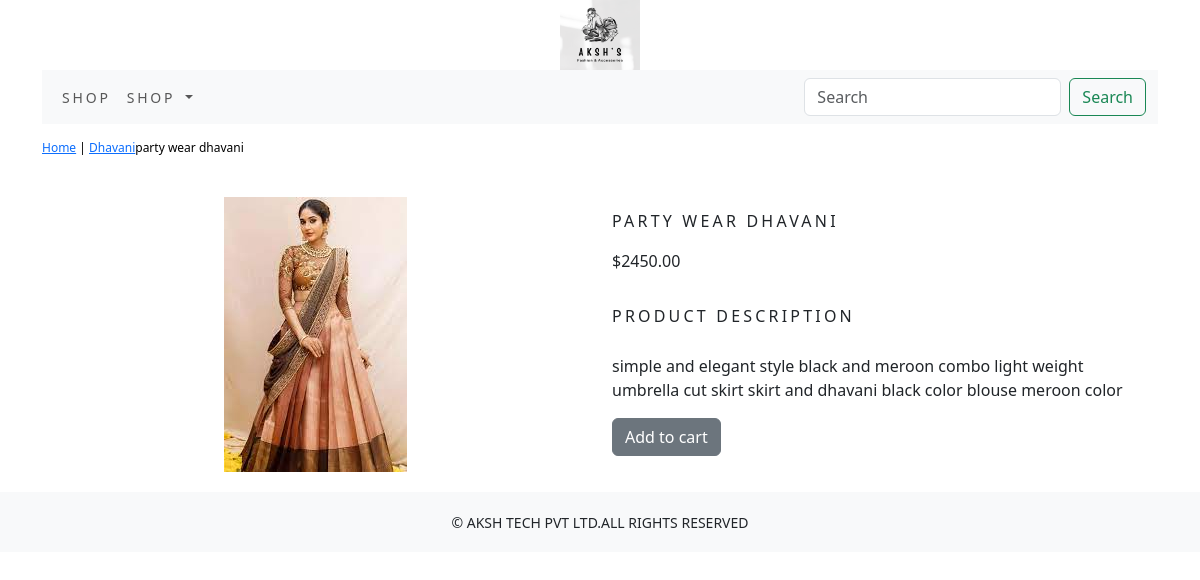
The page /shop/dhavani/party-wear-dhavani/ on the database its author committed.
### shop/models.py (models this page shows, shortened)
class Product(models.Model):
    name=models.CharField(max_length=250,unique=True)
    slug=models.SlugField(max_length=250,unique=True)
    description=models.TextField(blank=True)
    price=models.DecimalField(max_digits=10,decimal_places=2)
    category=models.ForeignKey(Category,on_delete=models.CASCADE)
    image=models.ImageField(upload_to='product',blank=True)
    stock=models.IntegerField()
    available=models.BooleanField(default=True)
    created=models.DateTimeField(auto_now=True)
    updated=models.DateTimeField(auto_now=True)
    def get_url(self):
        return reverse('shop:prodCatDetail',args=[self.category.slug,self.slug])
    class Meta:
            ordering=('name',)
            verbose_name='product'
            verbose_name_plural='products'

class Category(models.Model):
    name=models.CharField(max_length=250,unique=True)
    slug=models.SlugField(max_length=250,unique=True)
    description=models.TextField(blank=True)
    image=models.ImageField(upload_to='category',blank=True)
    class Meta:
        ordering=('name',)
        verbose_name='category'
        verbose_name_plural='categories'
    def get_url(self):
        return reverse('shop:products_by_category',args=[self.slug])
    def __str__(self):
      return   '{}'.format(self.name)

### shop/views.py (the view)
# urls.py: path('<slug:c_slug>/<slug:product_slug>/', views.ProDetail, name='prodCatDetail'),
def ProDetail(request,c_slug,product_slug):
      try:
          product=Product.objects.get(category__slug=c_slug,slug=product_slug)
      except Exception as e:
                            raise e
      return render(request,'product.html',{'product':product})

### cart/context_processors.py (called while the page is built)
def counter(request):
    item_count=0
    if 'admin' in request.path:
        return {}
    else:
        try:
            cart=Cart.objects.filter(cart_id=_cart_id(request))
            car_items=CartItem.objects.all().filter(cart=cart[:1])
            for cart_item in car_items:
                item_count += cart_item.quantity
        except Cart.DoesNotExist:
            item_count =0
    return dict(item_count=item_count)

### cart/views.py (called while the page is built)
def _cart_id(request):
    cart=request.session.session_key
    if not cart:
        cart=request.session.create()
    return cart

### shop/context_processors.py (called while the page is built)
def menu_links(request):
    links=Category.objects.all()
    return dict(links=links)

### templates/product.html (shortened to what this page needs)
{% extends 'base.html' %}
{% load static %}
{% block content %}
<div class="row my_prod_row_class">
    <div class="mx_auto">
        <p><a href="{% url 'shop:allProdCat' %}">Home</a> | <a href="{{product.get_url}}">{{product.category}}</a>{{product.name}}</p>
    </div>
<div class="container">
<br>
<div class="row">
    <div class="col-12 col-sm-12 col-md-12 col-lg-6 text-center">
    <div style="min-width:18rem">
            <img  src="{{product.image.url}}" alt="{{product.name}}">
        </div>
    </div>
       <div class="col-12 col-sm-12 col-md-12 col-lg-6">
         <div>
           <h1 class="my_prod_title">{{product.name}}</h1>
           <p>${{product.price}}</p>
           <p class="my_prod_title">Product Description</p>
           <p class="text-justify my_prod_text">{{product.description}}</p>
           {% if product.stock <= 0 %}
                <p class="text-justify my_prod_text"><b>out of stock</b></p>
           {% else %}
               <a class="btn btn-secondary" href="{% url 'cart:add_cart' product.id %}">Add to cart</a>
           {% endif %}
       </div>
   </div>
</div>
</div>
</div>
{% endblock %}

### static/css/custom.css (style rules this page uses)
body { font-family: 'Protest Riot', sans-serif; }
.my_prod_row_class { padding-top:15px; padding-bottom:20px; }
.my_prod_row_class .mx_auto { color:#000; font-size:12px; text-decoration:none; }
.my_prod_title { font-size:16px; text-transform:uppercase; letter-spacing:.2em; padding-top:15px; padding-bottom:10px; }
.my_prod_text { padding-right:20px; }

### rows shown on the page
Product: category "Dhavani", name "party wear dhavani", image (picture), name "PARTY WEAR DHAVANI", price "2450.00", description "simple and elegant style black and meroon combo light weight umbrella cut skirt skirt and dhavani black color blouse meroon color"
